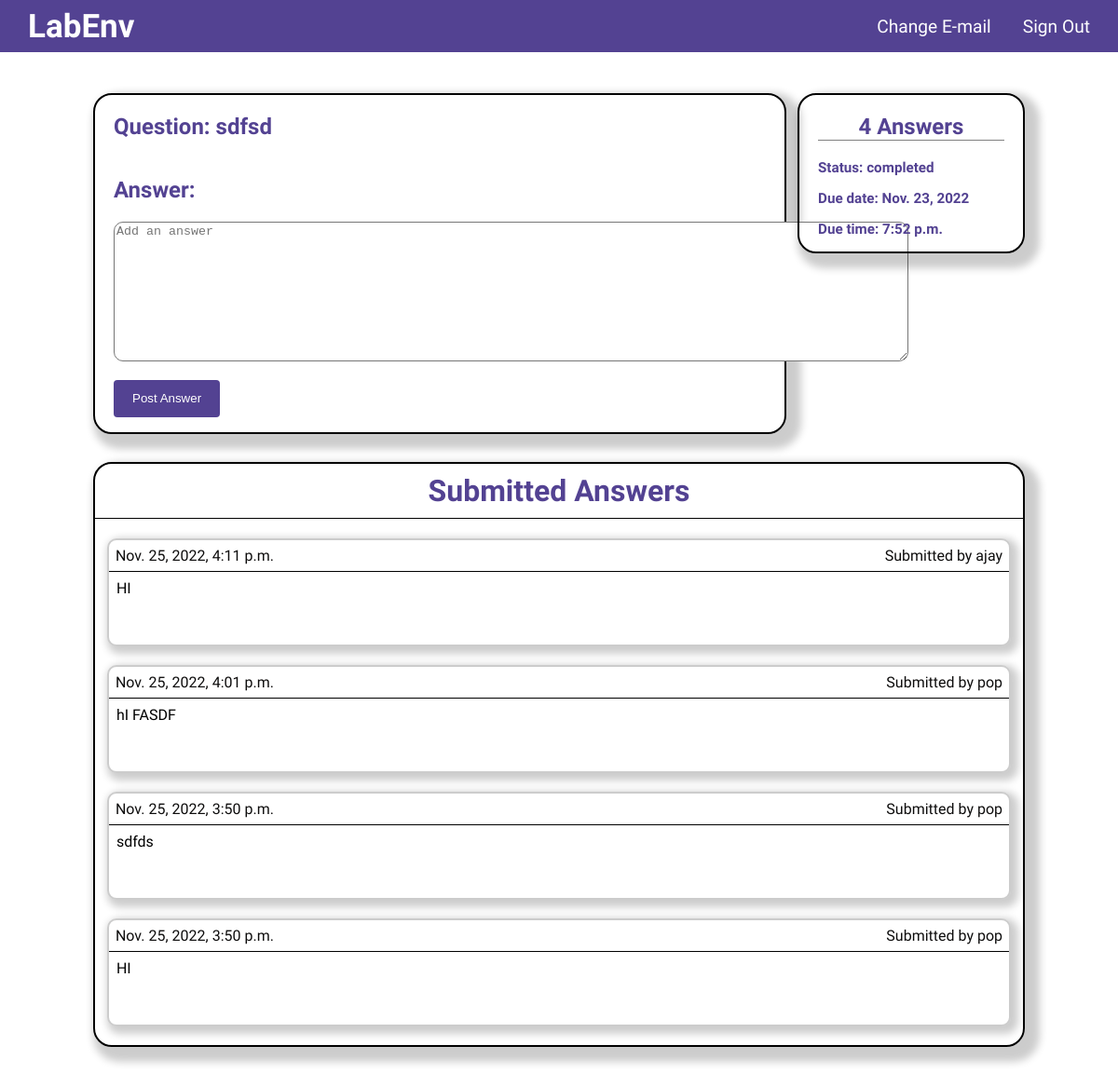
/lab/question/24 (signed in), run on the app's committed database.
### lab/models.py (models this page shows)
class Assignment(models.Model):
    class_in = models.ForeignKey(ClassRoom,on_delete=models.CASCADE)
    type = models.CharField(max_length=100,default="Question")
    created = models.DateTimeField(auto_now_add=True)
    updated = models.DateTimeField(auto_now=True)
    due_date = models.DateField(blank=True)
    due_time = models.TimeField(default=False,blank=True)
    status = models.CharField(default='ongoing',max_length=20)
    question = models.TextField(max_length=500)
    class Meta:
        ordering = ['-created']

class Answer(models.Model):
    assignment = models.ForeignKey(Assignment, on_delete=models.CASCADE)
    student = models.ForeignKey(User, on_delete=models.CASCADE)
    answer = models.TextField()
    created_on = models.DateTimeField(auto_now_add=True)
    class Meta:
        ordering = ['-created_on']

### lab/views.py (the view)
# urls.py: path('question/<str:pk>', views.question, name='question'),
@login_required(login_url='/accounts/login')
def question(request,pk):
    assignment = Assignment.objects.get(id=pk)
    answers = assignment.answer_set.all()
    poll=None
    voters=[]
    if assignment.type == 'poll':
        poll = assignment.poll
        voters = poll.voter_set.all()
    if assignment.type == 'assignment':
        return redirect('compiler',pk=pk)
    form = add_answer_form()
    vote_list = []
    for voter in voters:
        vote_list.append(voter.voter)
    return render(request, 'lab/question.html',{'assignment':assignment,'form':form,'answers':answers,'poll':poll,"voters":vote_list})

### lab/forms.py
class add_answer_form(forms.Form):
    answer = forms.CharField(widget=forms.Textarea(
        attrs={ 'placeholder': 'Add an answer','class':'answer_text_area'}))

### templates/lab/question.html (shortened to what this page needs)
{% extends "account/base.html" %}
{% load static %}
{% block content %}
<div class='answers'>
    <div class='answer_div'>
        {% if assignment.type|lower == "post"|lower %}
            <div class="answer_area">
                <h2 class='heading'>Question: {{ assignment.question }}</h2>
                <h2 class='heading' style='margin-bottom: 0'>Answer:</h2>
                <div class='answer_input'>
                    <form method="post" action="{% url 'add_answer' pk=assignment.id %}" class="loginform">
                        {{form.answer}}
                        <button type="submit" name="save" class="button" ><span>Post Answer</span></button>
                    </form>
                </div>
            </div>
        {% endif %}
        <div class='answer_desc'>
            <h2 class='heading'>{{answers.count}} Answers</h2>
            <div>
                <h3>Status: {{ assignment.status }}</h3>
                <h3>Due date: {{ assignment.due_date }}</h3>
                <h3>Due time: {{ assignment.due_time }}</h3>
            </div>
        </div>
    </div>
    {% if assignment.type|lower == "post"|lower %}
        <div class='answer_given'>
            <h1 class='answers_heading'>Submitted Answers</h1>
            <div class='answer_list'>
                {% for answer in answers %}
                    <div class='answer'>
                        <div class='answer_header'>
                            <p class='tag'>{{answer.created_on}}</p>
                            <p class='tag'>Submitted by {{answer.student}}</p>
                        </div>
                        <p class='answer_name'>{{answer.answer}}</p>
                    </div>
                {% endfor %}
            </div>
        </div>
    {% endif %}
</div>
{% endblock %}

### assets/accounts/styles.css (style rules this page uses)
body { margin: 0; margin-top: 55px; background-color: white; }
.loginform { display:grid; }
.loginform > button { width:max-content; padding-left: 20px; padding-right: 20px; margin-top: 20px; margin-left: 0%; border: none; border-radius: 4px; height: 40px; background-color: #534292; color:white; }
.loginform > textarea { outline: none; border-radius: 10px; }
.heading { color: #534292; font-size: x-large; font-family: 'Ubuntu', sans-serif; }
.questions_heading, .answers_heading { font-family: 'Ubuntu', sans-serif; color:#534292; display: flex; justify-content: center; align-items: center; padding: 10px; margin-top: 0px; border-bottom: 1.5px solid black; }
.question-name, .answer_name { font-family: 'Ubuntu', sans-serif; margin:8px; white-space: no-wrap; }
.tag { margin: 4px; display: flex; align-items: center; font-family: 'Ubuntu', sans-serif; color: #0e0d0d; }
.answer_div { display: flex; flex-direction: row; height: auto; margin: 100px 100px 30px 100px; justify-content: space-between; }
.answer_area, .answer_desc { border: 2px solid black; border-radius: 20px; padding: 0 20px 0 20px; box-shadow: 8px 8px 8px 8px rgba(0, 0, 0, 0.2); }
.answer_area { width: 70%; display: flex; flex-direction: column; }
.answer_input { display: flex; padding-top: 0; align-items: center; justify-content: space-between; }
.answer_desc { height: 26%; width: 20%; }
.answer_desc > h2 { text-align: center; border-bottom: 1px solid grey; }
.answer_desc > div { justify-content: space-evenly; color: #534292; font-size: small; font-family: 'Ubuntu', sans-serif; }
.answer_given { height: auto; border: 2px solid black; border-radius: 20px; margin: 0 100px 30px 100px; box-shadow: 8px 8px 8px 8px rgba(0, 0, 0, 0.2); }
.answer_list { display: flex; flex-direction: column; justify-content: center; align-items: center; }
.answer { width: 97%; height: 7em; box-shadow: 4px 4px 8px 4px rgba(0, 0, 0, 0.2); border-radius: 10px; margin-bottom: 20px; border: 2px solid rgba(0, 0, 0, 0.2); }
.answer_header { margin-top: 0px; padding: 3px; display: flex; flex-direction: row; justify-content: space-between; border-bottom: 1px solid black; }
.answer_text_area { width: 250%; margin-top: 20px; height: 150px; }

### data on the page
Assignment: question "sdfsd", count "4", status "completed", due_date "Nov. 23, 2022", due_time "7:52 p.m."
Answer: created_on "Nov. 25, 2022, 4:11 p.m.", student "ajay", answer "HI"
Answer: created_on "Nov. 25, 2022, 4:01 p.m.", student "pop", answer "hI FASDF"
Answer: created_on "Nov. 25, 2022, 3:50 p.m.", student "pop", answer "sdfds"
Answer: created_on "Nov. 25, 2022, 3:50 p.m.", student "pop", answer "HI"
